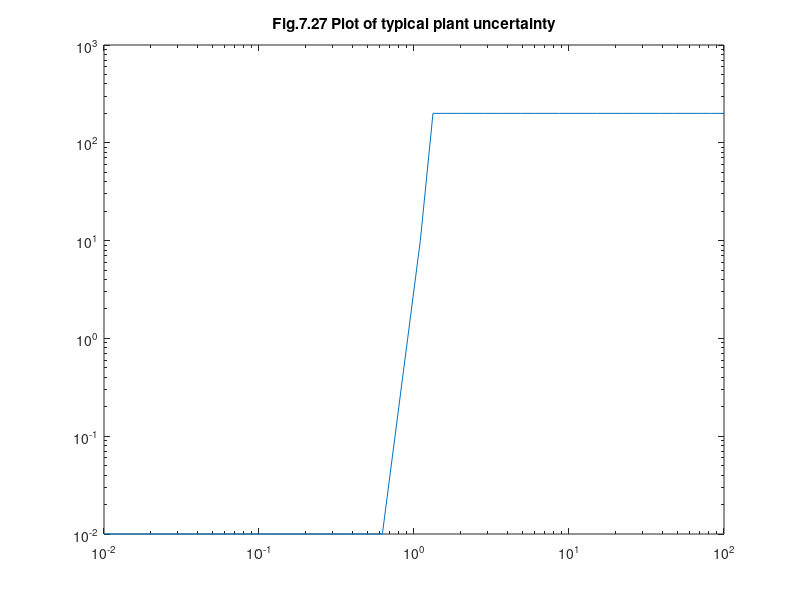

Write MATLAB code to recreate this figure.
%  Figure 7.27      Digital Control of Dynamic Systems, 3e 
%                   Franklin, Powell, Workman
%                   Addison-Wesley Publishing Company, 1998
% Matlab v4.2 or v5.0

clear
clf
w=logspace(-2,2);
W2=.01*(w<1) + 200*(w>1);
W2(24)=.1;
W2(25)=1;
W2(26)=10;
loglog(w,W2)
title('Fig.7.27 Plot of typical plant uncertainty')
